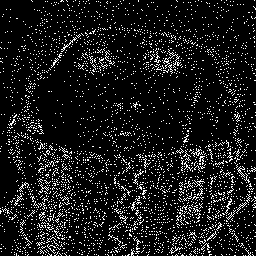
#> input picture mask-scarf.png, 256 x 256 px
$ jupyter execute gpu-eed-inpainting-with-cfed.ipynb   (shell and % lines are left out)   (Python 2 division)   (older library calls are emulated)
#> lines starting #> are read from the running program, lines starting #| are printed output that depends on the picture
[cell 1]

import numpy as np

import matplotlib.image as mpimg

import matplotlib.pyplot as plt

import matplotlib.cm as cm

import png

import scipy.ndimage as ndimage

from scipy.misc import imsave, imshow

from scipy.ndimage import filters

import pyopencl as cl

import time

import fed

mf = cl.mem_flags

[cell 2]
def show(img):
    plt.imshow(img, cm.Greys_r, interpolation='none', vmin = 0, vmax = 255)

[cell 3]
def mse(A,B):
    return ((A - B) ** 2).mean()

[cell 4]
# Precompute gaussian derivative kernel for convolution on GPU
def gaussian_derivative(scale=1):
    #calculate sample points
    K = np.ceil(np.float32(3*scale))
    x = np.arange(-K, K+1) # -K, -K+1, ..., 0, ..., K-1, K

    #sample gaussian and normalize (zero-order 1D kernel)
    Gs = np.exp( -x**2 / (2*scale**2) )
    Gs = Gs / np.sum(Gs)

    gaussian_kernel = Gs
    #gaussian first derivative kernel
    gaussian_derivative_kernel = -x/(scale**2) * Gs

    return gaussian_kernel, gaussian_derivative_kernel

[cell 5]
kernel_src = """
__constant float edge_threshold = 0.01;

inline int2 reflect(int2 i, const int h, const int w) {
  int2 ret = i;
  if (i.x < 0) {
    ret.x = abs(i.x);
  }
  if (i.x > w - 1) {
    ret.x = w - 1 - (i.x - (w - 1));
  }
  if (i.y < 0) {
    ret.y = abs(i.y);
  }
  if (i.y > h - 1) {
    ret.y = h - 1 - (i.y - (h - 1));
  }
  return ret;
}

inline float getpixel(const __global float * arr, const int2 pos, const int w) {
  return arr[pos.x + pos.y*w];
}

// dimensions of in should be powers of 2
// dimensions of out should each be half the corresponding dimensions of in
// kernel should be given out.shape
__kernel void scale_by_half(__global float * in,
                            __global float * out
                            )
{
    const int2 out_pos = {get_global_id(0), get_global_id(1)};
    const int width = get_global_size(0);
    const int in_width = width*2;

    // positions of the four input pixels we're going to average
    // ul = upper left, ur = upper right, etc
    const int2 ul_i = 2*out_pos;
    const int2 ur_i = ul_i + (int2)(1, 0);
    const int2 ll_i = ul_i + (int2)(0, 1);
    const int2 lr_i = ul_i + (int2)(1, 1);

    const float ul = getpixel(in, ul_i, in_width);
    const float ur = getpixel(in, ur_i, in_width);
    const float ll = getpixel(in, ll_i, in_width);
    const float lr = getpixel(in, lr_i, in_width);

    out[out_pos.x+out_pos.y*width] = 0.25 * (ul + ur + ll + lr);
}

// out should already contain the boundary pixels corresponding to the mask
__kernel void scale_up_dyadic(__global float * in,
                              __global float * out,
                              __global float * mask)

{
    // in is input image, should be half the size of out
    const int2 out_pos = {get_global_id(0), get_global_id(1)};
    const int width = get_global_size(0);

    const float is_pixel_in_mask = getpixel(mask, out_pos, width) == 0.0;

    if (is_pixel_in_mask) {
        return;
    }

    // now we're copying values of one pixel of in into corresponding four pixels of out
    // unless the values are in the mask
    // TODO: reduce runtime by reading even indices into cache, set barrier
    const int in_width = width/2;
    const int2 in_i = out_pos/2;

    out[out_pos.x+out_pos.y*width] = getpixel(in, in_i, in_width);
}

__kernel void convolve_1d(__global float * u_g,
                          __global float * mask_g,
                          const int maskSize,
                          const int axis,
                          __global float * out_g)
{
    const int2 pos = {get_global_id(0), get_global_id(1)};
    const int width = get_global_size(0);
    const int height = get_global_size(1);

    float sum = 0.0f;

    for (int a = -maskSize; a < maskSize+1; a++) {
        int2 shifted_pos;
        if (axis == 0) {
            shifted_pos = (int2)(pos.x  , pos.y+a);
        } else {
            shifted_pos = (int2)(pos.x+a, pos.y  );
        }
        const int2 rpos = reflect(shifted_pos, height, width);
        sum += mask_g[a+maskSize] * getpixel(u_g, rpos, width);
    }

    out_g[pos.x+pos.y*width] = sum;
}

__kernel void diffusivity_tensor(__global float * Rx_g,
                                 __global float * Ry_g,
                                 __global float * a_g,
                                 __global float * b_g,
                                 __global float * c_g)
{
    const int2 pos = {get_global_id(0), get_global_id(1)};
    const int width = get_global_size(0);

    const float Rx = getpixel(Rx_g, pos, width);
    const float Ry = getpixel(Ry_g, pos, width);

    const float Rx2 = Rx*Rx;
    const float Ry2 = Ry*Ry;
    const float Rw2 = Rx2+Ry2;
    const float Rw = sqrt(Rw2);

    // eigenvalues for diffusion tensor
    //const float c2 = 1.0/(1.0 + pown(Rw / edge_threshold, 2)); // Perona-Malik diffusivity across edges
    const float c2 = 1.0/sqrt((float)(1.0 + pown(Rw / edge_threshold, 2)));
    const float c1 = 1.0;                                      // full diffusion along edges

    // diffusion tensor components
    a_g[pos.x + pos.y*width] = (c1*Rx2 + c2*Ry2)   / (Rw2 + FLT_EPSILON);
    b_g[pos.x + pos.y*width] = (c2 - c1) * Rx * Ry / (Rw2 + FLT_EPSILON);
    c_g[pos.x + pos.y*width] = (c1*Ry2 + c2*Rx2)   / (Rw2 + FLT_EPSILON);
}

__kernel void eed_inpaint(__global float * u_g,
                          __global float * a_g,
                          __global float * b_g,
                          __global float * c_g,
                          __global float * mask_g,
                          __global float * tmp_g,
                          const float dt)
{
    const int2 pos = {get_global_id(0), get_global_id(1)};
    const int width = get_global_size(0);
    const int height = get_global_size(1);

    // see if we should skip this pixel if it's in the mask
    const bool shouldSkip = getpixel(mask_g, pos, width) == 0.0;
    if (shouldSkip) {
        tmp_g[pos.x + pos.y*width] = u_g[pos.x + pos.y*width];
        return;
    }

    // all needed indices with reflected boundary conditions
    const int2 mc_i = reflect(pos + (int2)(-1,  0), height, width); //pad_u[i0-1, i1]
    const int2 pc_i = reflect(pos + (int2)(+1,  0), height, width); //pad_u[i0+1, i1]
    const int2 cm_i = reflect(pos + (int2)( 0, -1), height, width); //pad_u[i0  , i1-1]
    const int2 cp_i = reflect(pos + (int2)( 0, +1), height, width); //pad_u[i0  , i1+1]
    const int2 mm_i = reflect(pos + (int2)(-1, -1), height, width); //pad_u[i0-1, i1-1]
    const int2 pm_i = reflect(pos + (int2)(+1, -1), height, width); //pad_u[i0+1, i1-1]
    const int2 mp_i = reflect(pos + (int2)(-1, +1), height, width); //pad_u[i0-1, i1+1]
    const int2 pp_i = reflect(pos + (int2)(+1, +1), height, width); //pad_u[i0+1, i1+1]
    const int2 cc_i = pos;

    // pixels and neighbors
    const float umc = getpixel(u_g, mc_i, width);
    const float upc = getpixel(u_g, pc_i, width);
    const float ucm = getpixel(u_g, cm_i, width);
    const float ucp = getpixel(u_g, cp_i, width);
    const float umm = getpixel(u_g, mm_i, width);
    const float upm = getpixel(u_g, pm_i, width);
    const float ump = getpixel(u_g, mp_i, width);
    const float upp = getpixel(u_g, pp_i, width);
    const float ucc = getpixel(u_g, cc_i, width);

    // diffusion tensor components
    const float amc = getpixel(a_g, mc_i, width);
    const float apc = getpixel(a_g, pc_i, width);
    const float acc = getpixel(a_g, cc_i, width);

    const float bmc = getpixel(b_g, mc_i, width);
    const float bpc = getpixel(b_g, pc_i, width);
    const float bcm = getpixel(b_g, cm_i, width);
    const float bcp = getpixel(b_g, cp_i, width);
    const float bcc = getpixel(b_g, cc_i, width);

    const float ccp = getpixel(c_g, cp_i, width);
    const float ccm = getpixel(c_g, cm_i, width);
    const float ccc = getpixel(c_g, cc_i, width);

    const float d = (
        -0.25 * (bmc+bcp) * ump +
         0.5  * (ccp+ccc) * ucp +
         0.25 * (bpc+bcp) * upp +
         0.5  * (amc+acc) * umc -
         0.5  * (amc+2*acc+apc+ccm+2*ccc+ccp) * ucc +
         0.5  * (apc+acc) * upc +
         0.25 * (bmc+bcm) * umm +
         0.5  * (ccm+ccc) * ucm -
         0.25 * (bpc+bcm) * upm
    );

    tmp_g[pos.x + pos.y*width] = u_g[pos.x + pos.y*width] + d * dt;
}


"""

[cell 6]
class GpuManager(object):
    def __init__(self, prg_src):
        self.ctx = None
        self.queue = None
        self.prg = None

        self.prg_src = prg_src

        # kernels
        self.eed_inpaint_step = None
        self.convolve_1d = None
        self.diffusivity_tensor = None
        self.scale_down = None
        self.scale_up_with_mask = None

    def setup(self):
        # TODO: Make this more adaptive to different machines
        if self.ctx is not None:
            return

        # Acquire GPU resources
        platforms = cl.get_platforms()
        self.ctx = cl.Context(
            dev_type=cl.device_type.GPU,
            properties=[(cl.context_properties.PLATFORM, platforms[0])]
        )
        self.queue = cl.CommandQueue(self.ctx)

        # Compile GPU code
        self.prg = cl.Program(self.ctx, self.prg_src).build()

        # TODO: All code specific to prg_src (like kernel stuff) goes in subclass
        # Acquire handles to kernel functions
        self.eed_inpaint_step = self.prg.eed_inpaint
        self.eed_inpaint_step.set_scalar_arg_dtypes( [None, None, None, None, None, None, np.float32] )

        self.convolve_1d = self.prg.convolve_1d
        self.convolve_1d.set_scalar_arg_dtypes( [None, None, np.int32, np.int32, None] )

        self.diffusivity_tensor = self.prg.diffusivity_tensor
        self.scale_down = self.prg.scale_by_half
        self.scale_up_with_mask = self.prg.scale_up_dyadic


class Smoother(object):
    VERTICAL = 1
    HORIZONTAL = 0

    def __init__(self, gpu, sigma):
        self._gpu = gpu
        self._ctx = gpu.ctx
        self._queue = gpu.queue
        self._sigma = sigma

        self._gaussian_kernel_g = None
        self._gaussian_derivative_kernel_g = None
        self._half_mask_size = None

        self._image_shape = None

    def setup(self):
        gaussian_kernel, gaussian_derivative_kernel = gaussian_derivative(self._sigma)
        assert len(gaussian_kernel) % 2 == 1, "Gaussian kernel size must be odd"
        assert len(gaussian_derivative_kernel) % 2 == 1, "Gaussian kernel size must be odd"
        assert len(gaussian_kernel) == len(gaussian_derivative_kernel), "Gaussian kernels should be same size"

        self._half_mask_size = int(len(gaussian_kernel)//2)

        self._gaussian_kernel_g = cl.Buffer(self._ctx, mf.READ_ONLY | mf.COPY_HOST_PTR, hostbuf=gaussian_kernel.astype(np.float32))
        self._gaussian_derivative_kernel_g = cl.Buffer(self._ctx, mf.READ_ONLY | mf.COPY_HOST_PTR, hostbuf=gaussian_derivative_kernel.astype(np.float32))

    def set_image_shape(self, shape):
        self._image_shape = shape

    def _convolve(self, kernel_g, orientation, in_g, out_g):
        self._gpu.convolve_1d(self._queue, self._image_shape, None,
                              in_g, kernel_g, self._half_mask_size, orientation, out_g)

    def gaussian_smooth_h(self, in_g, out_g):
        self._convolve(self._gaussian_kernel_g, self.HORIZONTAL, in_g, out_g)

    def gaussian_smooth_v(self, in_g, out_g):
        self._convolve(self._gaussian_kernel_g, self.VERTICAL, in_g, out_g)

    def gaussian_derivative_smooth_h(self, in_g, out_g):
        self._convolve(self._gaussian_derivative_kernel_g, self.HORIZONTAL, in_g, out_g)

    def gaussian_derivative_smooth_v(self, in_g, out_g):
        self._convolve(self._gaussian_derivative_kernel_g, self.VERTICAL, in_g, out_g)


class FedInpainter(object):
    # [28 lines left out: function __init__, not called in this run]

    def setup(self):
        self.allocate_gpu_buffers()

    # [58 lines left out: functions _image_size_in_bytes, allocate_gpu_buffers, inpaint, get_result, not called in this run]


class CfedInpainter(object):
    def __init__(self, gpu, smoother, img, mask, num_outer_cycles=3, stopping_time=1600):
        self.gpu = gpu
        self.smoother = smoother

        self.img = img
        self.mask = mask

        self.num_outer_cycles = num_outer_cycles
        self.stopping_time = stopping_time

        self.img_scale1_g = None
        self.img_scale2_g = None
        self.img_scale4_g = None

        self.mask_scale1_g = None
        self.mask_scale2_g = None
        self.mask_scale4_g = None

        self.result_g = None
        self.num_iterations = 0

    def inpaint(self):
        h, w = self.img.shape
        is_power_of_two = lambda n: bin(n).count('1') == 1
        assert is_power_of_two(h), "Height must be a power of two."
        assert is_power_of_two(w), "Width must be a power of two."
        scale2_shape = (h//2, w//2)
        scale4_shape = (h//4, w//4)

        # Allocate GPU buffers for all three scales: 1/1, 1/2, and 1/4
        # After this, self.scale1 self.scale2 and self.scale4 are gpu buffers.
        # However, only self.scale1 is initialized.
        self.img_scale1_g, self.img_scale2_g, self.img_scale4_g = self._allocate_scaled_buffers(self.img)
        self.mask_scale1_g, self.mask_scale2_g, self.mask_scale4_g = self._allocate_scaled_buffers(self.mask)


        # Allocate all GPU buffers needed for diffusion
        inpainter1 = FedInpainter(self.gpu,
                                  self.smoother,
                                  self.img.shape,
                                  self.img_scale1_g,
                                  self.mask_scale1_g)
        inpainter1.setup()
        inpainter2 = FedInpainter(self.gpu,
                                  self.smoother,
                                  scale2_shape,
                                  self.img_scale2_g,
                                  self.mask_scale2_g)
        inpainter2.setup()
        inpainter4 = FedInpainter(self.gpu,
                                  self.smoother,
                                  scale4_shape,
                                  self.img_scale4_g,
                                  self.mask_scale4_g)
        inpainter4.setup()

        # Get the scaled down versions of image and mask, i.e., initialize self.scale2 and self.scale4
        self._scale_down(self.img_scale1_g, self.img_scale2_g, self.img_scale4_g)
        self._scale_down(self.mask_scale1_g, self.mask_scale2_g, self.mask_scale4_g)

        M = self.num_outer_cycles
        T = self.stopping_time
        # Do an inpainting pass on the lowest resolution image
        inpainter4.inpaint(M, T)

        # Scale up
        self._scale_up(scale2_shape, inpainter4.result_g, self.img_scale2_g, self.mask_scale2_g)

        # Do second inpainting pass
        inpainter2.inpaint(M, T)

        # Scale up to finest res
        self._scale_up(self.img.shape, inpainter2.result_g, self.img_scale1_g, self.mask_scale1_g)

        # Final inpainting pass
        inpainter1.inpaint(M, T)

        self.result_g = inpainter1.result_g
        self.num_iterations = inpainter1.num_iterations + inpainter2.num_iterations + inpainter4.num_iterations

    def _allocate_scaled_buffers(self, img):
        # TODO: assert dimensions are power of 2
        height, width = img.shape
        scale1 = cl.Buffer(self.gpu.ctx, mf.READ_WRITE | mf.COPY_HOST_PTR, hostbuf=img.astype(np.float32))
        # Must specify size in bytes, so we have h*w*4 for 4 bytes for each float32
        scale2 = cl.Buffer(self.gpu.ctx, mf.READ_WRITE, size=4*(height/2*width/2))
        scale4 = cl.Buffer(self.gpu.ctx, mf.READ_WRITE, size=4*(height/4*width/4))
        return scale1, scale2, scale4

    # [6 lines left out: function _scale_down, not called in this run]

    def _scale_up(self, shape, in_g, out_g, mask_g):
        self.gpu.scale_up_with_mask(self.gpu.queue, shape, None, in_g, out_g, mask_g)

    def get_result(self):
        result_np = np.empty(shape=self.img.shape, dtype=np.float32)
        cl.enqueue_copy(self.gpu.queue, result_np, self.result_g)
        return result_np

    # [4 lines left out: function show, not called in this run]

[cell 7]
def do_cfed_inpainting(img, mask, sigma=4, M=3, T=1600):
    gpu = GpuManager(kernel_src)
    gpu.setup()
    smoother = Smoother(gpu, sigma=sigma)
    smoother.setup()

    inpainter = CfedInpainter(gpu, smoother, img, mask, num_outer_cycles=M, stopping_time=T)

    inpainter.inpaint()
    result_np = inpainter.get_result()
    return result_np

[cell 8]
# [14 lines left out: function do_fed_inpainting, not called in this run]

#do_fed_inpainting(img, inpainting_mask)

[cell 9]
scarf_mask = ndimage.imread('./mask-scarf.png')
#> scarf_mask is the input picture: shape (256, 256); 10% white in thin lines or dots
scarf_mask = 255-scarf_mask
#> scarf_mask: shape (256, 256); 90% white; black in thin lines or dots
scarf_orig = ndimage.imread('./orig-scarf.png')
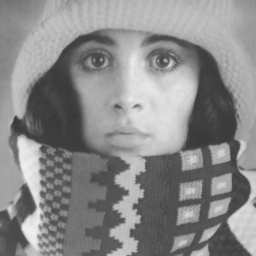
#> input picture orig-scarf.png, 256 x 256 px
#> scarf_orig is the input picture: shape (256, 256); min 48, max 245, mean 137.7
scarf_img = np.copy(scarf_orig)
for i, x in np.ndenumerate(scarf_img):
    mask_val = scarf_mask[i]
    if mask_val > 0:
        scarf_img[i] = np.random.randint(0, 256)
#> this loop made 65536 passes
#> (i, x, mask_val) on passes 1 to 3: ((0, 0), 117, 255), ((0, 1), 117, 255), ((0, 2), 118, 255)
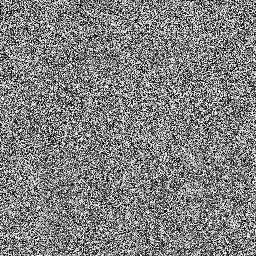
#> scarf_img: shape (256, 256); min 0, max 255, mean 128.3
show(scarf_img)

[cell 10]
show(scarf_mask)

[cell 11]
show(scarf_orig)

[cell 12]
X = np.arange(1, 20)
Y = np.array([mse(do_cfed_inpainting(scarf_img, scarf_mask, T=1300, M=m), scarf_orig) for m in X])
#> (the call stopped at in setup, `platforms = cl.get_platforms()`: pyopencl is not available in this run)
#> (the call stopped at in setup, `self._gaussian_kernel_g = cl.Buffer(self._ctx, mf.READ_ONLY | mf.COPY_..`: pyopencl is not available in this run)
#> (the call stopped at in _allocate_scaled_buffers, `scale1 = cl.Buffer(self.gpu.ctx, mf.READ_WRITE | mf.COPY_HOST_PTR, hos..`: pyopencl is not available in this run)
#> in do_cfed_inpainting, `result_np = inpainter.get_result()`:
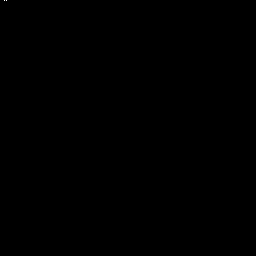
#> result_np: shape (256, 256) float32; min -1.14e-05, max 1.74e+14, mean 5.32e+09; drawn with min black and max white
#> (the call stopped at in setup, `platforms = cl.get_platforms()`: pyopencl is not available in this run)
#> (the call stopped at in setup, `self._gaussian_kernel_g = cl.Buffer(self._ctx, mf.READ_ONLY | mf.COPY_..`: pyopencl is not available in this run)
#> (the call stopped at in _allocate_scaled_buffers, `scale1 = cl.Buffer(self.gpu.ctx, mf.READ_WRITE | mf.COPY_HOST_PTR, hos..`: pyopencl is not available in this run)
